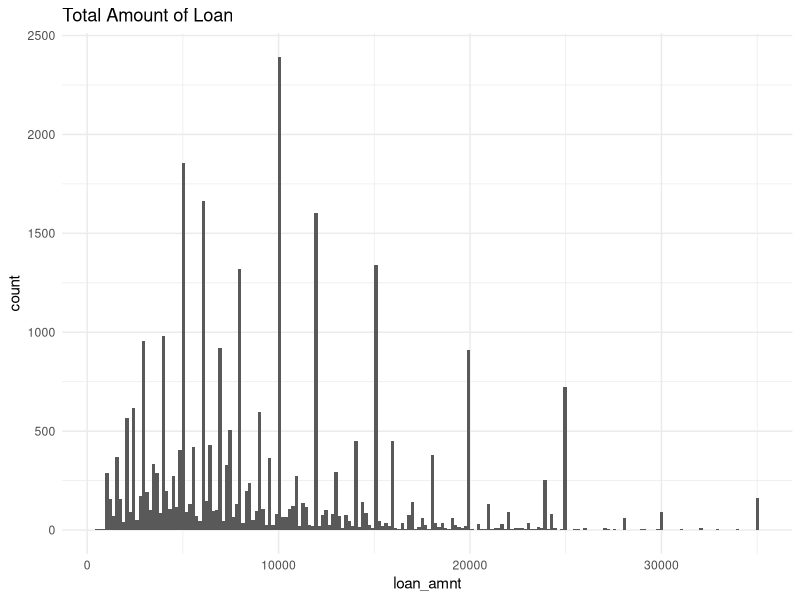
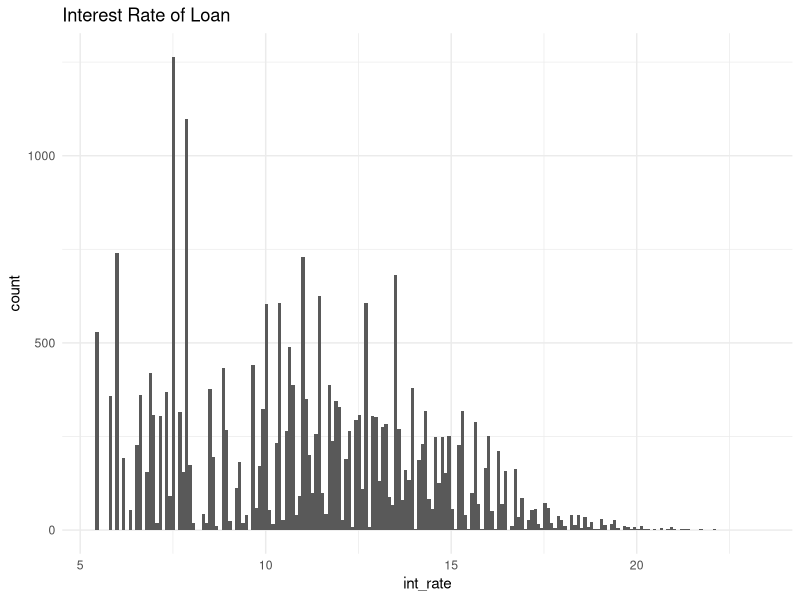
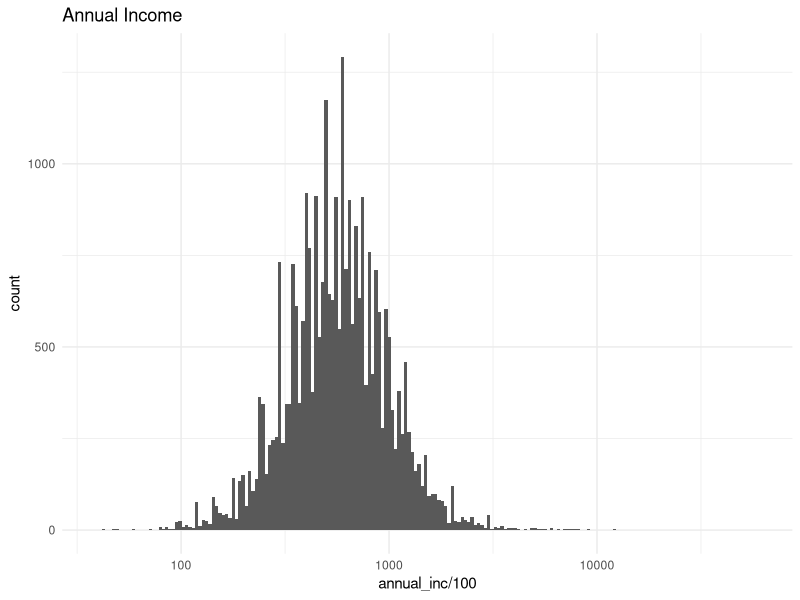
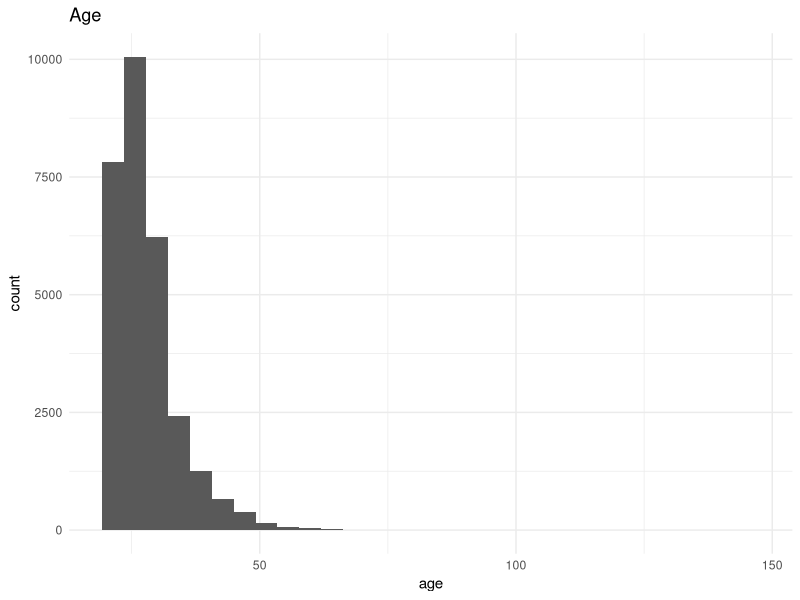
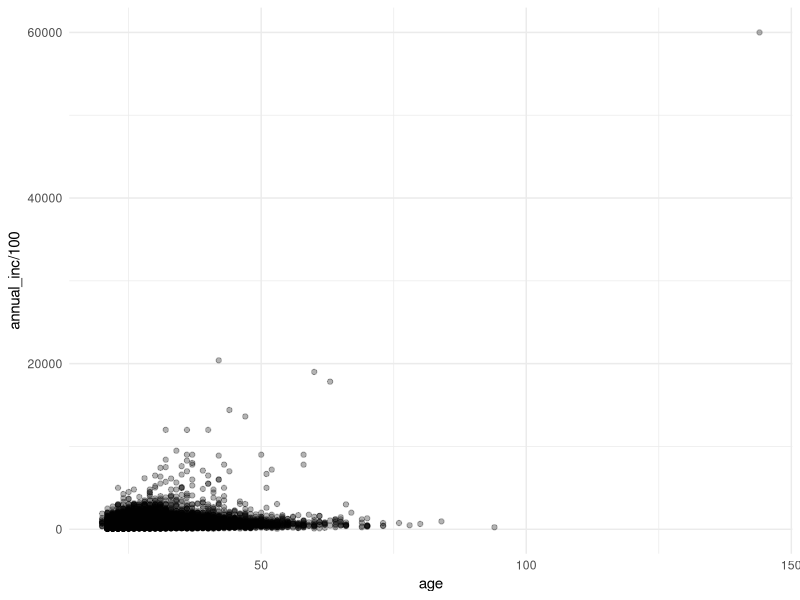

Recreate these plots in R, in order.
# ------------------
# 로지스틱 회귀분석 - 분류문제
# ------------------

# 지난시간에는 기초 통계와 수치형 데이터를 예측하는 것에 배웠습니다. 
# 또한 caret 패키지를 활용하는 것에 대해 배웠습니다. 
# 오늘 시간에는 데이터 전처리 시, 기본적인 원리, caret을 활용한 모형 튜닝, 그리고 H2O패키지에 대해 소개하려고 합니다. 

# 데이터셋은 대출과 관련된 것으로 준비했습니다.

#### 데이터 전처리 시 기본적원 방법 정리 ####
#### (2) 데이터 불러오기 ####
setwd("~/Documents/R_edu")
loan_data <- read.csv("R_NCS_2020/3_day/data/raw_loan_data.csv", stringsAsFactors = FALSE)
str(loan_data)

#### (3) 데이터 탐색하기 ####
# Load the gmodels package 
library(gmodels)

# 종속변수가 되는 loan_status에 대해 데이터를 탐색합니다. 
CrossTable(loan_data$loan_status)
# 0의 의미는 채무 이행, 즉 대출금을 상환한 사람 숫자
# 1의 의미는 채무 불이행, 즉 대출금을 상환하지 못한 사람 숫자

CrossTable(x = loan_data$home_ownership, 
           y = loan_data$loan_status, 
           prop.r = TRUE, prop.c = FALSE, prop.t = FALSE, prop.chisq = FALSE)

?CrossTable
# prop.r의 경우, y값에 대한 x의 비율을 알 수 있음
# prop.c의 경우, 각 변수에 대한 비율을 알 수 있음
# prop.t의 경우, 전체 테이블의 비율을 알 수 있음
# prop.chisq의 경우 각 셀에 해당하는 카이제곱의 비율을 알 수 있음
# But, 각 변수, 전체 테이블, 카이제곱은 현재로써는 필요 없음

# 위 데이터 탐색에서 봐야 하는 것은 loan_status기준으로 데이터가 불균형하다는 것에 있음
# 분류 문제 다룰 시, 이와 같은 문제에 직면하는 경우가 많음. 

#### (4) 데이터 시각화 하기 #### 
library(ggplot2)

summary(loan_data)

# 수치형 데이터 - 히스토그램으로 대출금액 파악하기 
ggplot(loan_data, aes(x = loan_amnt)) + 
  geom_histogram(bins = 200) + 
  labs(title = "Total Amount of Loan") + 
  theme_minimal()

ggplot(loan_data, aes(x = int_rate)) + 
  geom_histogram(bins = 200) + 
  labs(title = "Interest Rate of Loan") + 
  theme_minimal()

ggplot(loan_data, aes(x = annual_inc / 100)) + 
  geom_histogram(bins = 200) + 
  scale_x_log10() + 
  labs(title = "Annual Income") + 
  theme_minimal()

ggplot(loan_data, aes(x = age)) + 
  geom_histogram() + 
  labs(title = "Age") + 
  theme_minimal()

#### (5) 이상치 제거 ####
# 시각화의 목적은 크게 두가지가 있다. 
# 변수간의 관계성, 분포도 등 확인이 필요하다. 
# 가장 좋은 것 중 하나는, missing data를 잡아내거나, 이상치를 잡아낼 수 있다. 
# 산점도를 확인해보자
ggplot(loan_data, aes(x = age, y = annual_inc / 100)) + 
  geom_point(alpha = .3) + 
  theme_minimal()

# 위 그래프에서 보이는 것처럼 age가 150에 가까운 데이터가 존재했다.
# 이상치에 대한 접근방법은 크게 2가지다
# (1) 도메인 전문가의 직관 및 의견
# (2) 통계적인 방법으로 제거
# (3) (1) + (2)을 혼합해서 사용하는 것
# 즉, 현업 담당자와 커뮤니케이션을 통해서 이상치를 제거한다. 

# (1) 방법으로 제거
# 상식적으로 140세는 존재할 수 없다. (현재 의학으로는..)
# 다행히, 데이터가 1개만 존재하기 때문에, 삭제해도 무방하다.
# 이상치인 데이터의 Index를 찾아본다. 
index_highage <- which(loan_data$age > 122) # 이 코드는 특정 Index를 유용하기 때문에 꼭 참고한다. 

index_highage # 19486번째 사람인 것 확인

# 새로운 데이터를 만든다. loan_data2 로 저장한다. 
loan_data2 <- loan_data[-index_highage, ]

# (2) 방법으로 제거
# 사분위수 Q3 + 1.5 * IQR 보다 큰것을 이상치로 판단 후 제거
outlier_cutoff <- quantile(loan_data$annual_inc, 0.75) + 1.5 * IQR(loan_data$annual_inc)

print(outlier_cutoff) 

index_outlier_ROT <- which(loan_data$annual_inc > outlier_cutoff)
length(index_outlier_ROT) # 이상치로 측정된 전체 Index는 1382개수로 확인됨
loan_data_ROT <- loan_data[-index_outlier_ROT, ] # 이상치 제거한 데이터

rm(loan_data_ROT) # 이 데이터는 사용하지 않을 것이기 때문에 제거

# 위와 같은 방법으로 이상치를 제거할 수 있다. 

#### (6) 결측치 처리 방법 ####
summary(loan_data2)

# int_rate와 emp_length에 결측치가 제법 많음이 보인다.
# int_rate의 경우 2776
# emp_length의 경우 809

# 만약 여러분이, 데이터 처리를 해야 하는 상황이라면 어떻게 해야 할까요?
# 크게 3가지 방법이 있습니다. 
# 첫번째, 행 또는 열 삭제
# 두번째, 대치법
# 세번째, 그 상태로 유지하는 법

# 어떤 방법이 더 좋은지는 상황에 따라 다릅니다. 
# 여기서는 각각의 방법에 대해 코드 처리법을 알려드립니다. 
# 이 원칙은 어떤 언어를 사용해도 동일하게 적용됩니다. 

#### (6-1) 결측치 제거 #### 
## 행 제거
# 결측치에 해당하는 Index 확인
na_index <- which(is.na(loan_data$int_rate))
length(na_index)
# 2776개 확인

# Index 활용 제거
loan_data_delrow_na <- loan_data[-na_index, ]

## 변수 제거
loan_data_delcol_na <- loan_data
loan_data_delcol_na$int_rate <- NULL # 간단하게 변수 제거

#### (6-2) 중간값 대치 ####
# 우선, 결측치를 제외한 중간값을 구한다. 
median_ir <- median(loan_data$int_rate, na.rm = TRUE)

# 다른 데이터로 변환
loan_data_replace <- loan_data

# 결측치 index에 중간값 대치
loan_data_replace$int_rate[na_index] <- median_ir

# 요약 통계량으로 결측치 유무 재확인
summary(loan_data_replace$int_rate)

# Tip: 중간값 대치가 꼭 합리적인 것은 아닙니다. 
# R에서는 다중대치법에 관한 패키지가 있습니다. 
# 이 부분은 개인적으로 소화하시는 것으로 남겨 놓겠습니다. 
# https://www.analyticsvidhya.com/blog/2016/03/tutorial-powerful-packages-imputing-missing-values/

#### (6-3) 결측치를 사용하기 ####
# 단, 중요한 것은 수치형이나 범주형이나, NA를 하나의 값으로 생각하고 치환하는 것이 핵심 포인트입니다. 
loan_data$emp_cat <- rep(NA, length(loan_data$emp_length))
loan_data$emp_cat[which(loan_data$emp_length <= 15)] <- "0-15"
loan_data$emp_cat[which(loan_data$emp_length > 15 & loan_data$emp_length <= 30)] <- "15-30"
loan_data$emp_cat[which(loan_data$emp_length > 30 & loan_data$emp_length <= 45)] <- "30-45"
loan_data$emp_cat[which(loan_data$emp_length > 45)] <- "45+"
loan_data$emp_cat[which(is.na(loan_data$emp_length))] <- "Missing"

loan_data$emp_cat <- as.factor(loan_data$emp_cat)

# 근속년수에 따른 데이터를 변환하면 'Missing'으로 하나의 의미있는 값으로 치환할 수 있습니다. 
# 강사가 가장 좋아하는 소스코드 중의 하나입니다. 

# End of Document
